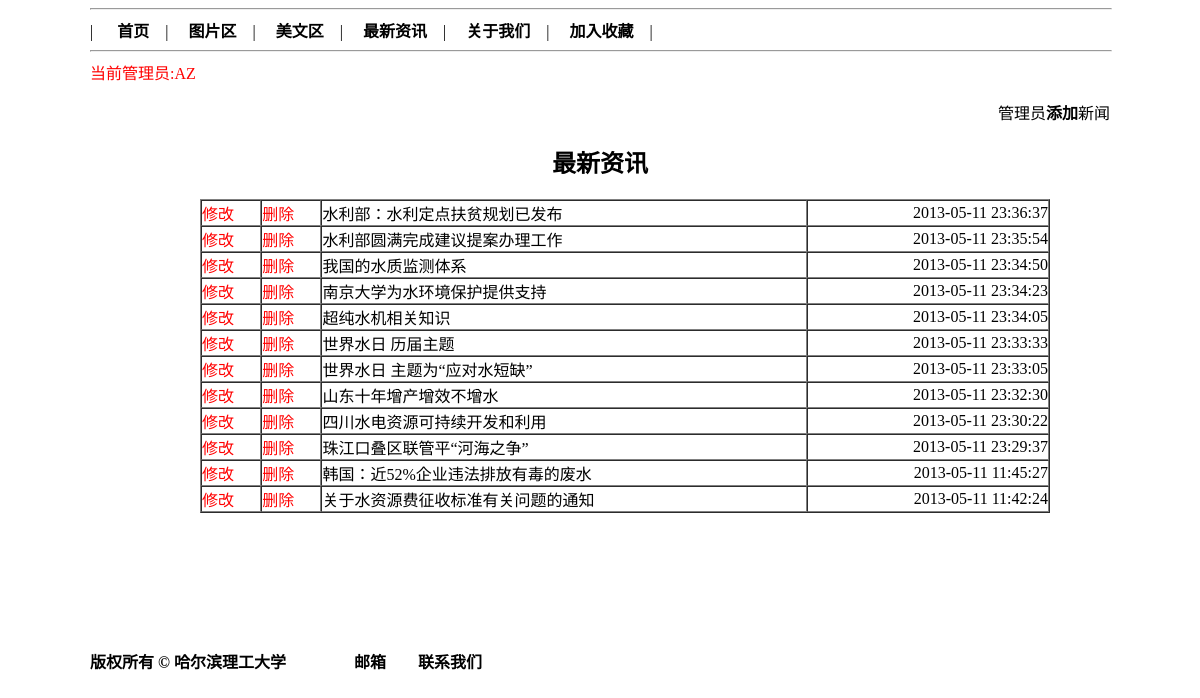
/news_view.php (signed in), run on the app's committed database.
### tables this page shows
CREATE TABLE `news` (
  `id` int(10) unsigned NOT NULL AUTO_INCREMENT,
  `title` text NOT NULL,
  `content` text NOT NULL,
  `time` datetime NOT NULL,
  PRIMARY KEY (`id`)
);

### news_view.php (the view, shortened to what this page needs)
<?php
	require("config.php");
?>
<!DOCTYPE html PUBLIC "-//W3C//DTD XHTML 1.0 Transitional//EN" "http://www.w3.org/TR/xhtml1/DTD/xhtml1-transitional.dtd">
<html xmlns="http://www.w3.org/1999/xhtml">
<head>
</head>
<body>
	<hr width="100%">
        <?php require("header.php");?>
		<hr width="100%">
        <?php
			if(isset($_SESSION['User'])){
				echo "<font color=red>当前管理员:".$_SESSION['User']."</font>";
				echo "<p align=right>管理员<a href=post_news.php><b>添加</b></a>新闻</p>";
			}
		?>
        <h2><center>最新资讯</center></h2>
	<div class="news">
	<?php
		$abtain_news = "SELECT * FROM `news` ORDER BY time DESC ";
		$result_news = mysql_query($abtain_news, $conn) or die("获取新闻列表失败:".mysql_error());
		echo "<table align=center border=1 width=850px cellpadding=0 cellspacing=0>";
		if(mysql_num_rows($result_news)==0){
			echo "<tr><td>暂无新闻,敬请期待!</td></tr> ";
		}
		else{
			while($arr = mysql_fetch_array($result_news)){
				echo "<tr height=20px>";
					if(isset($_SESSION['User'])){
						echo "<td><a id=a_type href=update_news.php?id=".$arr['id'].">修改</a></td>";
						echo "<td><a id=a_type href=delete_news.php?id=".$arr['id'].">删除</a></td>";
					}
				echo "<td align=left><a href=news.php?id=".$arr['id'].">".$arr['title']."</a></td>";
				echo "<td align=right>".$arr['time']."</td>";
				echo "</tr>";
			}
		}
		echo "</table>";
    ?>
    </div>
    <?php
		require("footer.php");
    ?>
</body>
</html>

### news_view.php (style rules this page uses)
body { margin:0 auto; width:1024px; }
.news { position:relative; width:800px; height:450px; margin:0 auto; }
a { color:black; text-decoration:none; }
#a_type { color:red; }

### header.php (style rules this page uses)
a { color:black; }

### footer.php (style rules this page uses)
body { margin:0px auto; width:1020px;; }
a { text-decoration:none; }

### data on the page
news: title "水利部：水利定点扶贫规划已发布", time "2013-05-11 23:36:37"
news: title "水利部圆满完成建议提案办理工作", time "2013-05-11 23:35:54"
news: title "我国的水质监测体系", time "2013-05-11 23:34:50"
news: title "南京大学为水环境保护提供支持", time "2013-05-11 23:34:23"
news: title "超纯水机相关知识", time "2013-05-11 23:34:05"
news: title "世界水日 历届主题", time "2013-05-11 23:33:33"
news: title "世界水日 主题为“应对水短缺”", time "2013-05-11 23:33:05"
news: title "山东十年增产增效不增水", time "2013-05-11 23:32:30"
news: title "四川水电资源可持续开发和利用", time "2013-05-11 23:30:22"
news: title "珠江口叠区联管平“河海之争”", time "2013-05-11 23:29:37"
news: title "韩国：近52%企业违法排放有毒的废水", time "2013-05-11 11:45:27"
news: title "关于水资源费征收标准有关问题的通知", time "2013-05-11 11:42:24"

### other printed values
$_SESSION['User'] "AZ"
